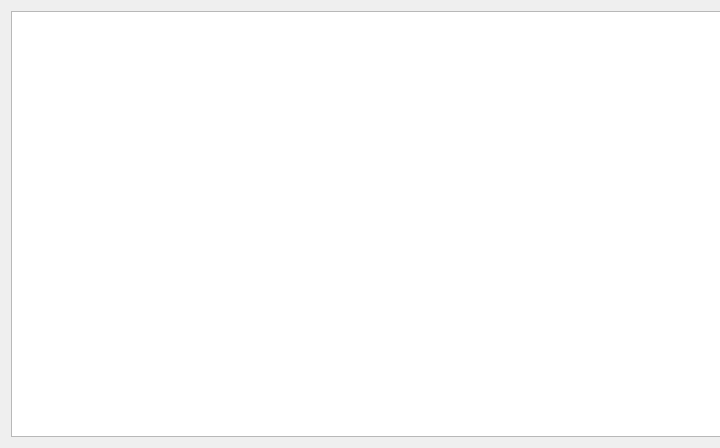
<?xml version="1.0" encoding="UTF-8"?>
<ui version="4.0">
 <class>Pagina02</class>
 <widget class="QWidget" name="Pagina02">
  <property name="geometry">
   <rect>
    <x>0</x>
    <y>0</y>
    <width>720</width>
    <height>448</height>
   </rect>
  </property>
  <property name="minimumSize">
   <size>
    <width>720</width>
    <height>0</height>
   </size>
  </property>
  <property name="windowTitle">
   <string>Form</string>
  </property>
  <layout class="QVBoxLayout" name="verticalLayout">
   <item>
    <widget class="QListWidget" name="listWidget">
     <property name="minimumSize">
      <size>
       <width>710</width>
       <height>0</height>
      </size>
     </property>
    </widget>
   </item>
  </layout>
 </widget>
 <resources/>
 <connections/>
</ui>
